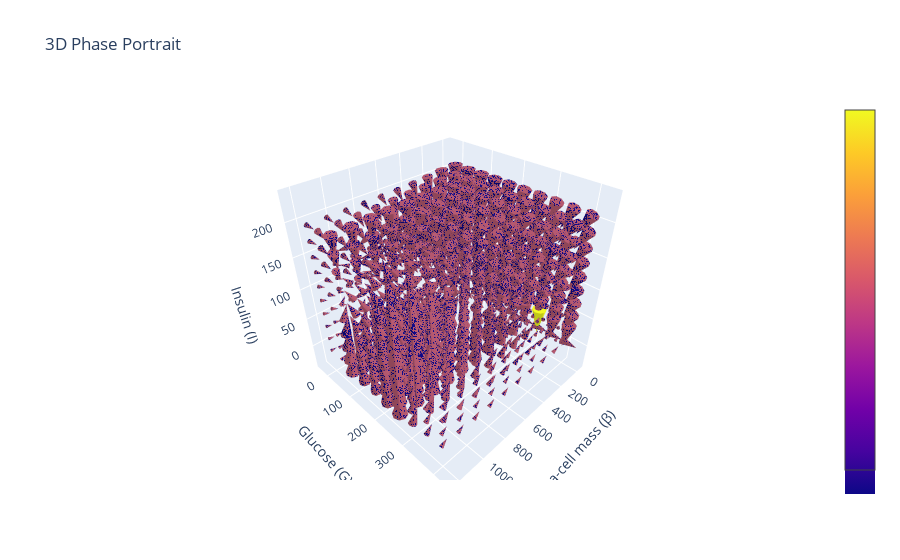

Here is the notebook cell this chart was saved with:
### Markdown cell above
## Global behaviour of betaIG model

### Code cell
import numpy as np
import plotly.graph_objects as go

# Differential equations
def dG_dt(G, I, beta):
    return R0 - (EG0 + SI * I) * G

def dI_dt(G, I, beta):
    return beta * sigma * G**2 / (alpha + G**2) - k * I

def dbeta_dt(G, I, beta):
    return beta * (r1 * G - r2 * G * G - d0)

# Define the range for G, I, and beta
G_range = np.linspace(0, 400, 10)
I_range = np.linspace(0, 200, 10)
beta_range = np.linspace(0, 1200, 10)

# Create meshgrid for G, I, and beta
G_grid, I_grid, beta_grid = np.meshgrid(G_range, I_range, beta_range, indexing='ij')

# Calculate the rate of change at each point in the grid
dG = dG_dt(G_grid, I_grid, beta_grid)
dI = dI_dt(G_grid, I_grid, beta_grid)
dbeta = dbeta_dt(G_grid, I_grid, beta_grid)

# Normalize the vectors for visualization purposes
magnitude = np.sqrt(dG**2 + dI**2 + dbeta**2)
dG_normalized = dG / magnitude
dI_normalized = dI / magnitude
dbeta_normalized = dbeta / magnitude

# Create the 3D quiver plot using Plotly
fig = go.Figure(data=go.Cone(
    x=beta_grid.flatten(),
    y=G_grid.flatten(),
    z=I_grid.flatten(),
    u=dbeta_normalized.flatten(),
    v=dG_normalized.flatten(),
    w=dI_normalized.flatten(),
    sizemode="absolute",
    sizeref=2  # Adjust this as needed
))

# Set the layout for the 3D plot
fig.update_layout(
    title='3D Phase Portrait',
    scene=dict(
        yaxis_title='Glucose (G)',
        zaxis_title='Insulin (I)',
        xaxis_title='Beta-cell mass (β)'
    )
)

# Show the plot
fig.show()

### Figure 1 — Plotly figure (JSON) as saved in the notebook; plotly's stock layout.template omitted (floating-point values rounded to 4 significant figures; data arrays with more than 128 entries replaced by an {"elided": "..."} marker saying what was removed)
{"data": [{"sizemode": "absolute", "sizeref": 2, "type": "cone", "u": {"elided": "1000 float values"}, "v": {"elided": "1000 float values"}, "w": {"elided": "1000 float values"}, "x": {"elided": "1000 float values"}, "y": {"elided": "1000 float values"}, "z": {"elided": "1000 float values"}}], "layout": {"scene": {"xaxis": {"title": {"text": "Beta-cell mass (β)"}}, "yaxis": {"title": {"text": "Glucose (G)"}}, "zaxis": {"title": {"text": "Insulin (I)"}}}, "title": {"text": "3D Phase Portrait"}}}
